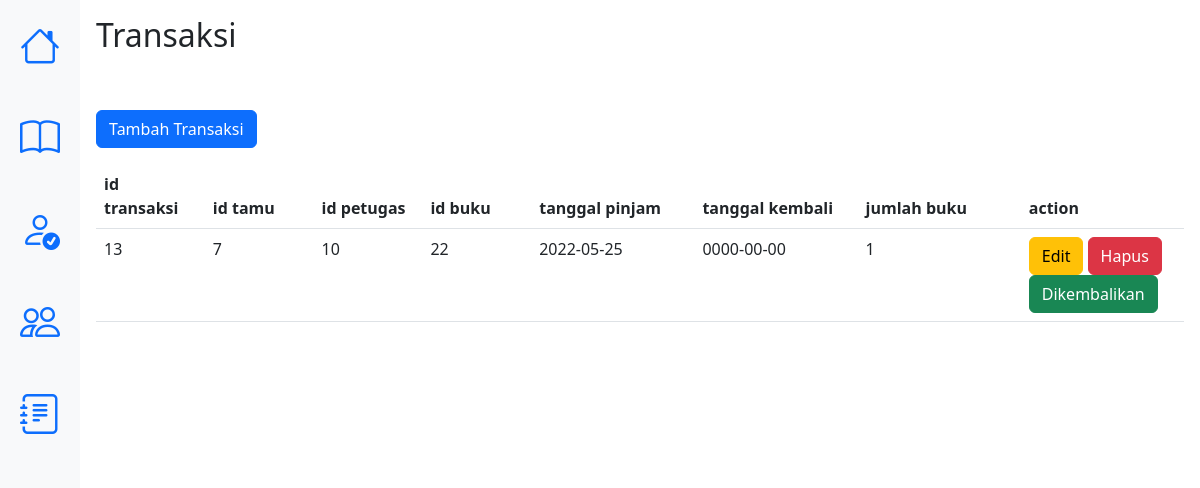
Screenshot of /perpustakaan/transaksi.php with the database file from the repository.
### tables this page shows
CREATE TABLE `transaksi` (
  `id_Transaksi` int(11) NOT NULL,
  `id_Tamu` int(11) NOT NULL,
  `id_Petugas` int(11) NOT NULL,
  `id_Buku` int(11) NOT NULL,
  `tanggal_pinjam` date NOT NULL,
  `tanggal_kembali` date NOT NULL,
  `jumlah_buku` int(11) NOT NULL
);

### perpustakaan/transaksi.php (the view, shortened to what this page needs)
<?php
    include('koneksi.php');
    $res = mysqli_query($conn, "SELECT * FROM transaksi");
?>
<!DOCTYPE html>
<html lang="en">
<head>
    <link rel="stylesheet" href="bootstrap/css/bootstrap.css">
    <link rel="stylesheet" href="https://cdn.jsdelivr.net/npm/bootstrap-icons@1.8.2/font/bootstrap-icons.css">
    <link rel="stylesheet" href="style/custom.css">
</head>
<body>
    <div class="container-fluid">
        <div class="row">
            <div class="col-sm-auto bg-light sticky-top">
                <div class="d-flex flex-sm-column flex-row flex-nowrap bg-light align-items-center sticky-top">
                    <ul class="nav nav-pills nav-flush flex-sm-column flex-row flex-nowrap mb-auto mx-auto text-center align-items-center">
                        <li class="nav-item">
                            <a href="dashboard.php" class="nav-link py-3 px-2" title="" data-bs-toggle="tooltip" data-bs-placement="right" data-bs-original-title="Home">
                                <i class="bi-house fs-1"></i>
                            </a>
                        </li>
                        <li>
                            <a href="buku.php" class="nav-link py-3 px-2" title="" data-bs-toggle="tooltip" data-bs-placement="right" data-bs-original-title="Dashboard">
                                <i class="bi-book fs-1"></i>
                            </a>
                        </li>
                        <li>
                            <a href="petugas.php" class="nav-link py-3 px-2" title="" data-bs-toggle="tooltip" data-bs-placement="right" data-bs-original-title="Orders">
                                <i class="bi-person-check fs-1"></i>
                            </a>
                        </li>
                        <li>
                            <a href="tamu.php" class="nav-link py-3 px-2" title="" data-bs-toggle="tooltip" data-bs-placement="right" data-bs-original-title="Products">
                                <i class="bi-people fs-1"></i>
                            </a>
                        </li>
                        <li>
                            <a href="transaksi.php" class="nav-link py-3 px-2" title="" data-bs-toggle="tooltip" data-bs-placement="right" data-bs-original-title="Customers">
                                <i class="bi-journal-text fs-1"></i>
                            </a>
                        </li>
                    </ul>
                </div>
            </div>
            <div class="col-sm p-3 min-vh-100">
                <h2>Transaksi</h2>
                <a href="tambah-transaksi.php" class="btn btn-primary mt-5">Tambah Transaksi</a>
                <div class="table-responsive mt-3">
                    <table class="table table-hover table-buku">
                        <thead>
                            <tr>
                                <th width="10%">id transaksi</th>
                                <th width="10%">id tamu</th>
                                <th width="10%">id petugas</th>
                                <th width="10%">id buku</th>
                                <th width="15%">tanggal pinjam</th>
                                <th width="15%">tanggal kembali</th>
                                <th width="15%">jumlah buku</th>
                                <th>action</th>
                            </tr>
                        </thead>
                        <tbody>
                        <?php while($data = mysqli_fetch_array($res)) {?>
                            <tr>
                                <td><?php echo $data['id_Transaksi'] ?> </td>
                                <td><?php echo $data['id_Tamu'] ?> </td>
                                <td><?php echo $data['id_Petugas'] ?> </td>
                                <td><?php echo $data['id_Buku'] ?> </td>
                                <td><?php echo $data['tanggal_pinjam'] ?> </td>
                                <td><?php echo $data['tanggal_kembali'] ?> </td>
                                <td><?php echo $data['jumlah_buku'] ?> </td>
                                <td>
                                    <a href="edit-transaksi.php?id=<?php echo $data['id_Transaksi'];?>" class="btn btn-warning">Edit
                                    </a>
                                    <a href="hapus-transaksi.php?id=<?php echo $data['id_Transaksi'];?>" class="btn btn-danger">Hapus
                                    </a>
                                    <a href="kembalikan.php?id=<?php echo $data['id_Transaksi'];?>" class="btn btn-success">Dikembalikan
                                    </a>
                                </td>
                            </tr>
                        <?php } ?>
                        </tbody>
                    </table>
                </div>
            </div>
        </div>
    </div>
</body>
</html>

### rows the page displays
transaksi: id_Transaksi "13", id_Tamu "7", id_Petugas "10", id_Buku "22", tanggal_pinjam "2022-05-25", tanggal_kembali "0000-00-00", jumlah_buku "1"
